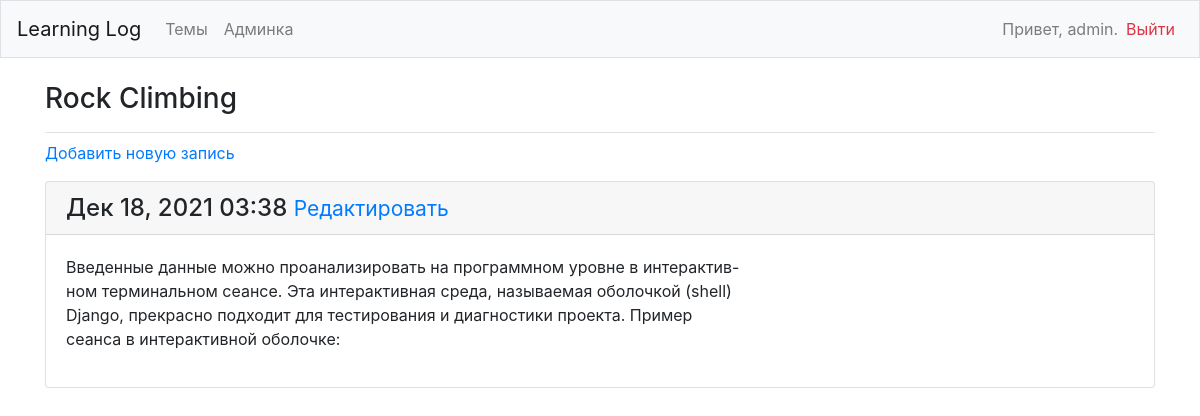
/topics/2/ (signed in), run on the app's committed database.
### learning_logs/models.py (models this page shows, shortened)
class Topic(models.Model):
    text = models.CharField(max_length=200)
    date_added = models.DateTimeField(auto_now_add=True)
    owner = models.ForeignKey(User, on_delete=models.CASCADE)
    def __str__(self):
        return self.text

class Entry(models.Model):
    topic = models.ForeignKey(Topic, on_delete=models.CASCADE)
    text = models.TextField()
    date_added = models.DateTimeField(auto_now_add=True)
    class Meta:
        verbose_name_plural = 'entries'

### learning_logs/views.py (the view)
# urls.py: path('topics/<int:topic_id>/', views.topic, name='topic'),
@login_required
def topic(request, topic_id):
    topic = Topic.objects.get(id=topic_id)
    if topic.owner != request.user:
        raise Http404
    entries = topic.entry_set.order_by('-date_added')
    context = {'topic': topic, 'entries': entries}
    return render(request, 'learning_logs/topic.html', context)

### learning_logs/templates/learning_logs/topic.html
{% extends 'learning_logs/base.html' %}
{% block page_header %}
    <h3>{{ topic }}</h3>
{% endblock page_header %}
{% block content %}
    <p>
        <a href="{% url 'learning_logs:new_entry' topic.id %}">
            Добавить новую запись</a>
    </p>
    {% for entry in entries %}
        <div class="card mb-3">
            <h4 class="card-header">
                {{ entry.date_added|date:'M d, Y H:i' }}
                <small><a href="{% url 'learning_logs:edit_entry' entry.id %}">
                    Редактировать</a></small>
            </h4>
            <div class="card-body">
                {{ entry.text|linebreaks }}
            </div>
        </div>
    {% empty %}
        <p>В этой теме пока нет записей</p>
    {% endfor %}
{% endblock content %}

### learning_logs/templates/learning_logs/base.html (shortened to what this page needs)
{% load bootstrap4 %}
<!doctype html>
<html lang="ru">
    <head>
        {% bootstrap_css %}
    </head>
    <body>
        <nav class="navbar navbar-expand-md navbar-light bg-light mb-4 border">
            <a class="navbar-brand" href="{% url 'learning_logs:index'%}">Learning Log</a>
            <div class="collapse navbar-collapse" id="navbarCollapse">
                <ul class="navbar-nav mr-auto">
                    <li class="nav-item">
                        <a class="nav-link" href="{% url 'learning_logs:topics'%}">Темы</a></li>
                    <li class="nav-item">
                        <a class="nav-link" href="{% url 'admin:index'%}">Админка</a></li>
                </ul>
                <ul class="navbar-nav ml-auto">
                    {% if user.is_authenticated %}
                        <li class="nav-item">
                            <span class="navbar-text">Привет, {{ user.username }}.</span>
                        </li>
                        <li class="nav-item">
                            <a class="nav-link text-danger" href="{% url 'users:logout' %}">Выйти</a>
                        </li>
                    {% else %}
                        <li class="nav-item">
                            <a class="nav-link" href="{% url 'users:register' %}">Регистрация</a>
                        </li>
                        <li class="nav-item">
                            <a class="nav-link" href="{% url 'users:login' %}">Войти</a></li>
                    {% endif %}
                </ul>
            </div>
        </nav>
        <main role="main" class="container">
            <div class="pb-2 mb-2 border-bottom">
                {% block page_header %}{% endblock page_header %}
            </div>
            <div>
                {% block content %}{% endblock content %}
            </div>
        </main>
    </body>
</html>

### data on the page
Topic: text "Rock Climbing"
Entry: date_added "Дек 18, 2021 03:38", text "Введенные данные можно проанализировать на программном уровне в интерактив- ном терминальном сеансе. Эта интерактивная среда, называемая оболочкой (shell) Django, прекрасно подходит для тестирования и диагностики проекта. Пример сеанса в интерактивной оболочке:"

### other printed values
{{ user.username }} "admin"
